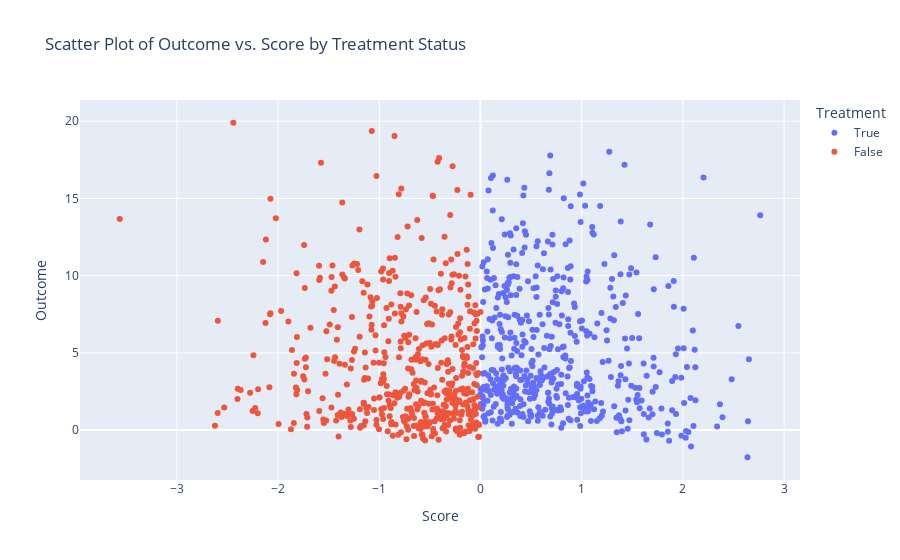

This figure's notebook cell:
### Markdown cell above
Comparing the observed outcomes, we can clearly see a discontinuity at the cutoff value of $c = 0$.

### Code cell
fig = px.scatter(
    x=df['score'],
    y=df['y'],
    color=df['d'].astype(bool),
    labels={
        "x": "Score",   
        "y": "Outcome",
        "color": "Treatment"
    },
    title="Scatter Plot of Outcome vs. Score by Treatment Status"
)

fig.update_layout(
    xaxis_title="Score",
    yaxis_title="Outcome"
)
fig.show()

### Figure 1 — Plotly figure (JSON) as saved in the notebook; plotly's stock layout.template omitted (floating-point values rounded to 4 significant figures; data arrays with more than 128 entries replaced by an {"elided": "..."} marker saying what was removed)
{"data": [{"hovertemplate": "Treatment=True<br>Score=%{x}<br>Outcome=%{y}<extra></extra>", "legendgroup": "True", "marker": {"color": "#636efa", "symbol": "circle"}, "mode": "markers", "name": "True", "orientation": "v", "showlegend": true, "type": "scatter", "x": {"elided": "507 float values"}, "xaxis": "x", "y": {"elided": "507 float values"}, "yaxis": "y"}, {"hovertemplate": "Treatment=False<br>Score=%{x}<br>Outcome=%{y}<extra></extra>", "legendgroup": "False", "marker": {"color": "#EF553B", "symbol": "circle"}, "mode": "markers", "name": "False", "orientation": "v", "showlegend": true, "type": "scatter", "x": {"elided": "493 float values"}, "xaxis": "x", "y": {"elided": "493 float values"}, "yaxis": "y"}], "layout": {"legend": {"title": {"text": "Treatment"}, "tracegroupgap": 0}, "title": {"text": "Scatter Plot of Outcome vs. Score by Treatment Status"}, "xaxis": {"anchor": "y", "domain": [0, 1], "title": {"text": "Score"}}, "yaxis": {"anchor": "x", "domain": [0, 1], "title": {"text": "Outcome"}}}}
